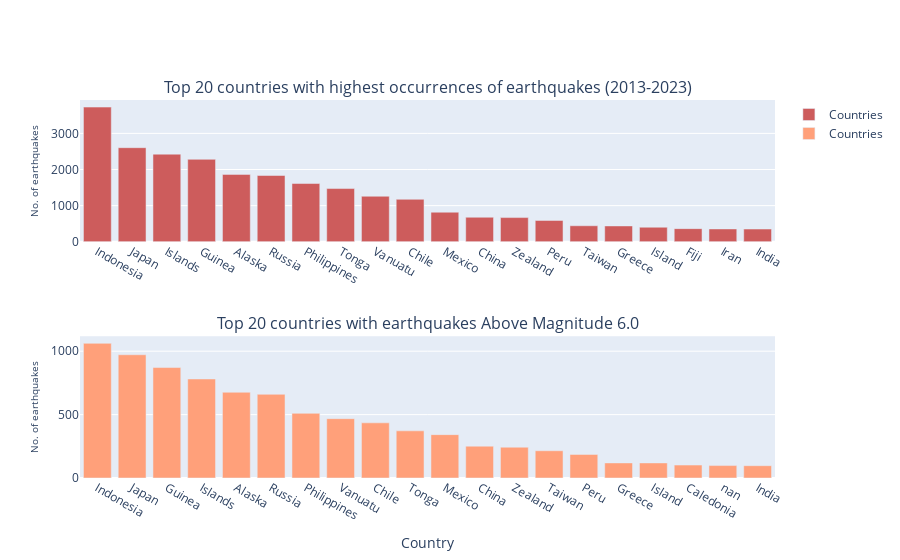

Write notebook code for a chart like this one.
### Code cell
# The 20 countries with highest occurence of earthquakes from 2013-2022
contry_count = EQ_filter.groupby('Country').size()
contry_count = contry_count.sort_values(ascending=False)
contry_20 =  contry_count.iloc[:20]

# The 20 countries with the highest occurence of earthquakes above the magnittude 6 from 2013-2022
contry_count_mag = EQ_filter_mag.groupby('Country').size()
contry_count_mag  = contry_count_mag.sort_values(ascending=False)
contry_20_mag  =  contry_count_mag.iloc[:20]

fig = go.Figure()

fig.add_trace(go.Bar(
    x=contry_20.index,
    y=contry_20.values,
    name='Countries',
    marker_color='indianred'
))

fig.update_layout(
    title='Top 20 countries with highest occurences of earthquakes (2013-2023)',
    xaxis_title='Country',
    yaxis_title='No. of earthquakes',
    barmode='group'
)

fig2 = go.Figure()

fig2.add_trace(go.Bar(
    x=contry_20_mag.index,
    y=contry_20_mag.values,
    name='Countries',
    marker_color='lightsalmon'
))

#fig2.update_layout(
#    title='Top 20 countries with highest occurences of earthquakes with magnitude above 5.3 (2013-2023)',
#    xaxis_title='Country',
#    yaxis_title='No. of earthquakes'
#)

# combine both plots using a subplot
from plotly.subplots import make_subplots

fig3 = make_subplots(rows=2, cols=1, subplot_titles=('Top 20 countries with highest occurrences of earthquakes (2013-2023)', 'Top 20 countries with earthquakes Above Magnitude 6.0'))
fig3.add_trace(fig.data[0], row=1, col=1)
fig3.add_trace(fig2.data[0], row=2, col=1)

# Defining the axis 
fig3.update_xaxes(title_text="Country", row=2, col=1)
fig3.update_yaxes(title_text="No. of earthquakes", row=1, col=1, title_standoff=10,title_font=dict(size=10))
fig3.update_yaxes(title_text="No. of earthquakes", row=2, col=1, title_standoff=10,title_font=dict(size=10))
fig3.show()

### Figure 1 — Plotly figure (JSON) as saved in the notebook; plotly's stock layout.template omitted (floating-point values rounded to 4 significant figures)
{"data": [{"marker": {"color": "indianred"}, "name": "Countries", "type": "bar", "x": ["Indonesia", "Japan", "Islands", "Guinea", "Alaska", "Russia", "Philippines", "Tonga", "Vanuatu", "Chile", "Mexico", "China", "Zealand", "Peru", "Taiwan", "Greece", "Island", "Fiji", "Iran", "India"], "xaxis": "x", "y": [3728, 2604, 2425, 2282, 1865, 1834, 1612, 1473, 1260, 1175, 818, 678, 669, 590, 443, 438, 402, 363, 355, 352], "yaxis": "y"}, {"marker": {"color": "lightsalmon"}, "name": "Countries", "type": "bar", "x": ["Indonesia", "Japan", "Guinea", "Islands", "Alaska", "Russia", "Philippines", "Vanuatu", "Chile", "Tonga", "Mexico", "China", "Zealand", "Taiwan", "Peru", "Greece", "Island", "Caledonia", "nan", "India"], "xaxis": "x2", "y": [1062, 972, 871, 781, 676, 660, 510, 468, 435, 372, 342, 251, 243, 215, 186, 119, 119, 102, 98, 97], "yaxis": "y2"}], "layout": {"annotations": [{"font": {"size": 16}, "showarrow": false, "text": "Top 20 countries with highest occurrences of earthquakes (2013-2023)", "x": 0.5, "xanchor": "center", "xref": "paper", "y": 1, "yanchor": "bottom", "yref": "paper"}, {"font": {"size": 16}, "showarrow": false, "text": "Top 20 countries with earthquakes Above Magnitude 6.0", "x": 0.5, "xanchor": "center", "xref": "paper", "y": 0.375, "yanchor": "bottom", "yref": "paper"}], "xaxis": {"anchor": "y", "domain": [0, 1]}, "xaxis2": {"anchor": "y2", "domain": [0, 1], "title": {"text": "Country"}}, "yaxis": {"anchor": "x", "domain": [0.625, 1], "title": {"font": {"size": 10}, "standoff": 10, "text": "No. of earthquakes"}}, "yaxis2": {"anchor": "x2", "domain": [0, 0.375], "title": {"font": {"size": 10}, "standoff": 10, "text": "No. of earthquakes"}}}}
